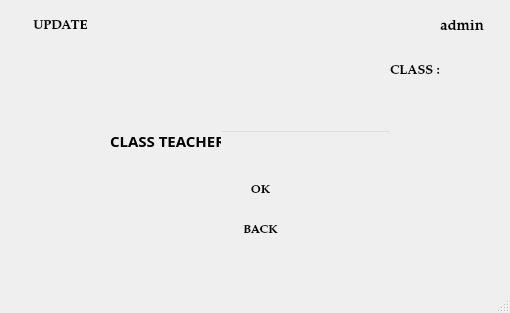
<?xml version="1.0" encoding="UTF-8"?>
<ui version="4.0">
 <class>mod01</class>
 <widget class="QMainWindow" name="mod01">
  <property name="geometry">
   <rect>
    <x>0</x>
    <y>0</y>
    <width>510</width>
    <height>313</height>
   </rect>
  </property>
  <property name="windowTitle">
   <string>MainWindow</string>
  </property>
  <widget class="QWidget" name="centralwidget">
   <widget class="QLabel" name="invalid">
    <property name="geometry">
     <rect>
      <x>150</x>
      <y>350</y>
      <width>251</width>
      <height>31</height>
     </rect>
    </property>
    <property name="font">
     <font>
      <family>MS Sans Serif</family>
     </font>
    </property>
    <property name="styleSheet">
     <string notr="true">color: rgb(255, 3, 3);</string>
    </property>
    <property name="text">
     <string/>
    </property>
   </widget>
   <widget class="QLabel" name="label">
    <property name="enabled">
     <bool>true</bool>
    </property>
    <property name="geometry">
     <rect>
      <x>0</x>
      <y>-20</y>
      <width>751</width>
      <height>541</height>
     </rect>
    </property>
    <property name="frameShadow">
     <enum>QFrame::Plain</enum>
    </property>
    <property name="text">
     <string/>
    </property>
    <property name="pixmap">
     <pixmap resource="pic.qrc">:/newPrefix/ttt.jpg</pixmap>
    </property>
   </widget>
   <widget class="QPushButton" name="add">
    <property name="geometry">
     <rect>
      <x>10</x>
      <y>10</y>
      <width>101</width>
      <height>31</height>
     </rect>
    </property>
    <property name="font">
     <font>
      <family>Palatino Linotype</family>
      <pointsize>10</pointsize>
      <weight>75</weight>
      <bold>true</bold>
     </font>
    </property>
    <property name="acceptDrops">
     <bool>false</bool>
    </property>
    <property name="styleSheet">
     <string notr="true">background-color: rgb(255, 255, 255);</string>
    </property>
    <property name="text">
     <string>UPDATE</string>
    </property>
    <property name="checkable">
     <bool>false</bool>
    </property>
    <property name="default">
     <bool>true</bool>
    </property>
    <property name="flat">
     <bool>true</bool>
    </property>
   </widget>
   <widget class="QLabel" name="label_2">
    <property name="geometry">
     <rect>
      <x>410</x>
      <y>10</y>
      <width>31</width>
      <height>31</height>
     </rect>
    </property>
    <property name="text">
     <string/>
    </property>
    <property name="pixmap">
     <pixmap resource="pic.qrc">:/newPrefix/icon.png</pixmap>
    </property>
   </widget>
   <widget class="QLabel" name="label_3">
    <property name="geometry">
     <rect>
      <x>440</x>
      <y>20</y>
      <width>47</width>
      <height>13</height>
     </rect>
    </property>
    <property name="font">
     <font>
      <family>Palatino Linotype</family>
      <pointsize>11</pointsize>
      <weight>75</weight>
      <bold>true</bold>
     </font>
    </property>
    <property name="text">
     <string>admin</string>
    </property>
   </widget>
   <widget class="QLabel" name="invalid_2">
    <property name="geometry">
     <rect>
      <x>240</x>
      <y>280</y>
      <width>151</width>
      <height>16</height>
     </rect>
    </property>
    <property name="font">
     <font>
      <family>MS Sans Serif</family>
      <pointsize>10</pointsize>
      <weight>75</weight>
      <bold>true</bold>
     </font>
    </property>
    <property name="styleSheet">
     <string notr="true">color:rgb(238, 0, 0)</string>
    </property>
    <property name="text">
     <string/>
    </property>
   </widget>
   <widget class="QPushButton" name="back">
    <property name="geometry">
     <rect>
      <x>220</x>
      <y>220</y>
      <width>81</width>
      <height>21</height>
     </rect>
    </property>
    <property name="font">
     <font>
      <family>Palatino Linotype</family>
      <pointsize>9</pointsize>
      <weight>75</weight>
      <bold>true</bold>
     </font>
    </property>
    <property name="acceptDrops">
     <bool>false</bool>
    </property>
    <property name="styleSheet">
     <string notr="true">background-color: rgb(255, 255, 255);</string>
    </property>
    <property name="text">
     <string>BACK</string>
    </property>
    <property name="checkable">
     <bool>false</bool>
    </property>
    <property name="default">
     <bool>true</bool>
    </property>
    <property name="flat">
     <bool>true</bool>
    </property>
   </widget>
   <widget class="QPushButton" name="classwise">
    <property name="geometry">
     <rect>
      <x>220</x>
      <y>180</y>
      <width>81</width>
      <height>21</height>
     </rect>
    </property>
    <property name="font">
     <font>
      <family>Palatino Linotype</family>
      <pointsize>9</pointsize>
      <weight>75</weight>
      <bold>true</bold>
     </font>
    </property>
    <property name="acceptDrops">
     <bool>false</bool>
    </property>
    <property name="styleSheet">
     <string notr="true">background-color: rgb(255, 255, 255);</string>
    </property>
    <property name="text">
     <string>OK</string>
    </property>
    <property name="checkable">
     <bool>false</bool>
    </property>
    <property name="default">
     <bool>true</bool>
    </property>
    <property name="flat">
     <bool>true</bool>
    </property>
   </widget>
   <widget class="QLabel" name="classd">
    <property name="geometry">
     <rect>
      <x>450</x>
      <y>50</y>
      <width>61</width>
      <height>41</height>
     </rect>
    </property>
    <property name="font">
     <font>
      <family>Palatino Linotype</family>
      <pointsize>10</pointsize>
      <weight>75</weight>
      <bold>true</bold>
     </font>
    </property>
    <property name="text">
     <string/>
    </property>
   </widget>
   <widget class="QLabel" name="label_4">
    <property name="geometry">
     <rect>
      <x>390</x>
      <y>50</y>
      <width>51</width>
      <height>41</height>
     </rect>
    </property>
    <property name="font">
     <font>
      <family>Palatino Linotype</family>
      <pointsize>10</pointsize>
      <weight>75</weight>
      <bold>true</bold>
     </font>
    </property>
    <property name="text">
     <string>CLASS :</string>
    </property>
   </widget>
   <widget class="QLineEdit" name="cteach">
    <property name="geometry">
     <rect>
      <x>220</x>
      <y>130</y>
      <width>171</width>
      <height>20</height>
     </rect>
    </property>
    <property name="font">
     <font>
      <family>MS Shell Dlg 2</family>
      <pointsize>10</pointsize>
      <weight>50</weight>
      <bold>false</bold>
     </font>
    </property>
    <property name="styleSheet">
     <string notr="true">background-color:transparent;</string>
    </property>
    <property name="text">
     <string/>
    </property>
   </widget>
   <widget class="QLabel" name="label_18">
    <property name="geometry">
     <rect>
      <x>110</x>
      <y>130</y>
      <width>111</width>
      <height>21</height>
     </rect>
    </property>
    <property name="font">
     <font>
      <family>Myriad Pro Light</family>
      <pointsize>11</pointsize>
      <weight>75</weight>
      <bold>true</bold>
     </font>
    </property>
    <property name="text">
     <string>CLASS TEACHER</string>
    </property>
    <property name="textFormat">
     <enum>Qt::RichText</enum>
    </property>
    <property name="alignment">
     <set>Qt::AlignLeading|Qt::AlignLeft|Qt::AlignTop</set>
    </property>
   </widget>
   <widget class="QLabel" name="invalid_3">
    <property name="geometry">
     <rect>
      <x>220</x>
      <y>150</y>
      <width>151</width>
      <height>16</height>
     </rect>
    </property>
    <property name="font">
     <font>
      <family>MS Shell Dlg 2</family>
      <pointsize>10</pointsize>
      <weight>50</weight>
      <bold>false</bold>
     </font>
    </property>
    <property name="styleSheet">
     <string notr="true">color:rgb(238, 0, 0)
</string>
    </property>
    <property name="text">
     <string/>
    </property>
   </widget>
  </widget>
  <widget class="QMenuBar" name="menubar">
   <property name="geometry">
    <rect>
     <x>0</x>
     <y>0</y>
     <width>510</width>
     <height>21</height>
    </rect>
   </property>
  </widget>
  <widget class="QStatusBar" name="statusbar"/>
 </widget>
 <tabstops>
  <tabstop>cteach</tabstop>
  <tabstop>classwise</tabstop>
  <tabstop>back</tabstop>
  <tabstop>add</tabstop>
 </tabstops>
 <resources>
  <include location="pic.qrc"/>
 </resources>
 <connections/>
</ui>
